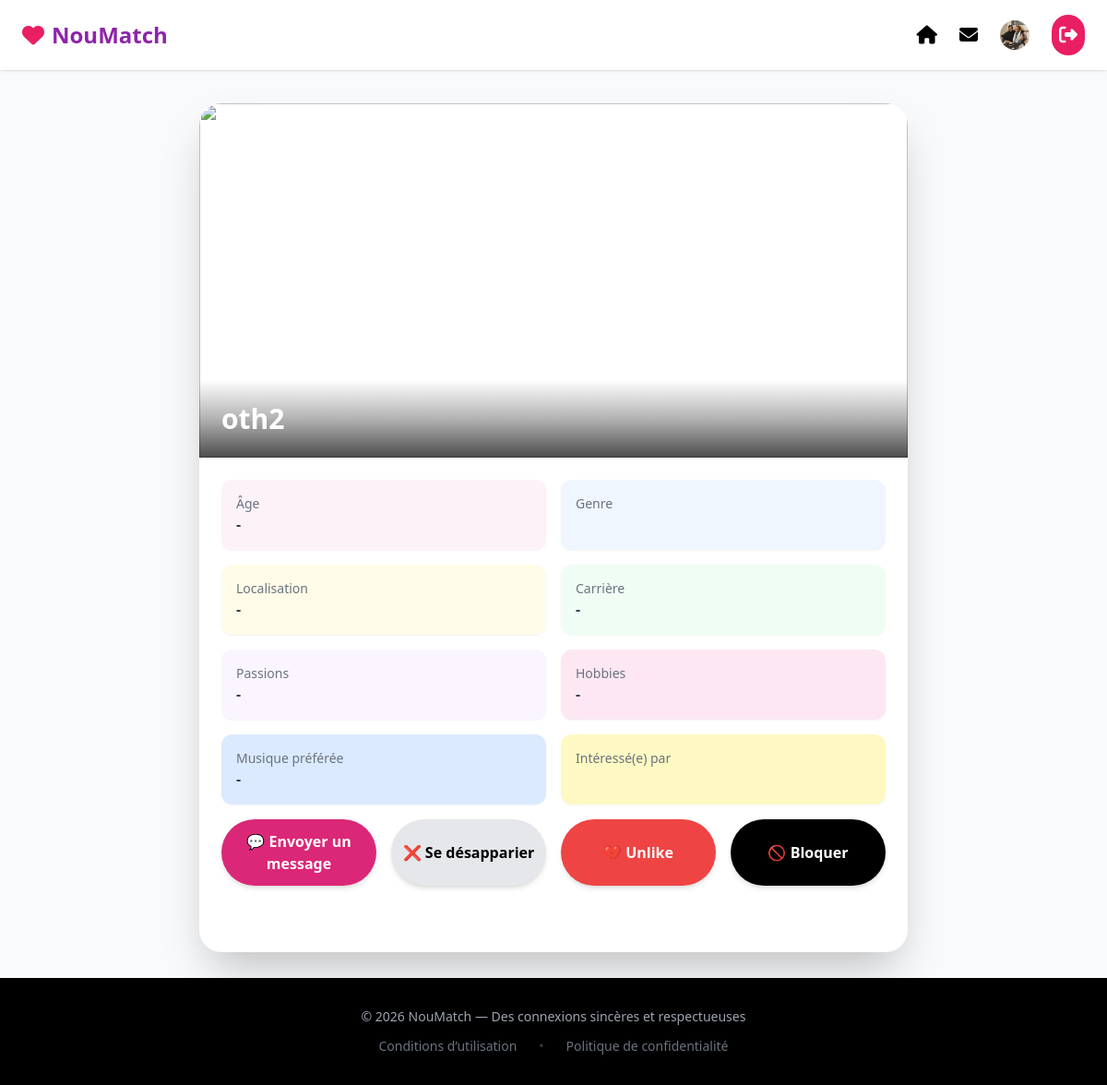
The app's page /nmdashboard/profil/2/ (signed in) with its own data.
### users/models.py (models this page shows, shortened)
class User(AbstractBaseUser, PermissionsMixin):
    email = models.EmailField(unique=True)
    username = models.CharField(max_length=30, unique=True)
    bio = models.TextField(blank=True)
    birth_date = models.DateField(null=True, blank=True)
    GENDER_CHOICES = [
        ("male", "Male"),
        ("female", "Female"),
        ("other", "Other"),
    ]
    gender = models.CharField(max_length=10, choices=GENDER_CHOICES, blank=True)
    INTEREST_CHOICES = [
        ("male", "Male"),
        ("female", "Female"),
        ("everyone", "Everyone"),
    ]
    interested_in = models.CharField(max_length=10, choices=INTEREST_CHOICES, blank=True)
    location = models.CharField(max_length=100, blank=True)
    profile_photo = models.ImageField(upload_to="profiles/", blank=True, null=True)
    is_verified = models.BooleanField(default=False)
    height = models.PositiveIntegerField(null=True, blank=True)  # in cm
    passions = models.TextField(blank=True)  # comma separated passions
    career = models.CharField(max_length=100, blank=True)
    education = models.CharField(max_length=100, blank=True)
    hobbies = models.TextField(blank=True)
    favorite_music = models.TextField(blank=True)
    is_active = models.BooleanField(default=True)
    is_staff = models.BooleanField(default=False)
    date_joined = models.DateTimeField(default=timezone.now)
    objects = UserManager()
    USERNAME_FIELD = "email"
    REQUIRED_FIELDS = ["username"]

### nmdashboard/views.py (the view)
# urls.py: path("profil/<int:user_id>/", views.voir_profil, name="voir_profil"),
@login_required
def voir_profil(request, user_id):
    user = get_object_or_404(User, id=user_id)
    age = None
    if user.birth_date:
        today = date.today()
        age = today.year - user.birth_date.year
        if (today.month, today.day) < (user.birth_date.month, user.birth_date.day):
            age -= 1
    hobbies_list = [h.strip() for h in user.hobbies.split(",") if h.strip()]
    passions_list = [p.strip() for p in user.passions.split(",") if p.strip()]
    return render(request, "nmdashboard/voir_profil.html", {
        "profile_suser": user,
        "age": age,
        "hobbies_list": hobbies_list,
        "passions_list": passions_list,
    })

### nmdashboard/templates/nmdashboard/voir_profil.html (shortened to what this page needs)
{% extends 'nmdashboard/base.html' %}
{% block content %}
<main class="flex-1 pt-28 px-4 mb-7">
  <div class="max-w-3xl mx-auto bg-white rounded-3xl shadow-2xl overflow-hidden">
    <div class="relative">
      {% if profile_suser.profile_photo %}
        <img src="{{ profile_suser.profile_photo.url }}" class="w-full h-96 object-cover">
      {% else %}
        <img src="/static/images/default-profile.png" class="w-full h-96 object-cover">
      {% endif %}
      <div class="absolute bottom-0 left-0 w-full bg-gradient-to-t from-black/70 via-black/30 to-transparent p-6">
        <h1 class="text-3xl font-bold text-white">{{ profile_suser.username }}</h1>
      </div>
    </div>
    <div class="p-6 space-y-4">
      <div class="grid grid-cols-2 gap-4 text-gray-700">
        <div class="bg-pink-50 rounded-xl p-4 shadow-sm">
            <p class="text-sm text-gray-500">Âge</p>
            <p class="font-semibold">
                {% if age %}
                {{ age }} ans
                {% else %}
                -
                {% endif %}
            </p>
        </div>
        <div class="bg-blue-50 rounded-xl p-4 shadow-sm">
          <p class="text-sm text-gray-500">Genre</p>
        </div>
        <div class="bg-yellow-50 rounded-xl p-4 shadow-sm">
          <p class="text-sm text-gray-500">Localisation</p>
          <p class="font-semibold">{{ profile_suser.location|default:"-" }}</p>
        </div>
        <div class="bg-green-50 rounded-xl p-4 shadow-sm">
          <p class="text-sm text-gray-500">Carrière</p>
          <p class="font-semibold">{{ profile_suser.career|default:"-" }}</p>
        </div>
        <div class="bg-purple-50 rounded-xl p-4 shadow-sm">
          <p class="text-sm text-gray-500">Passions</p>
          <p class="font-semibold">{{ profile_suser.passions|default:"-" }}</p>
        </div>
        <div class="bg-pink-100 rounded-xl p-4 shadow-sm">
          <p class="text-sm text-gray-500">Hobbies</p>
          <p class="font-semibold">{{ profile_suser.hobbies|default:"-" }}</p>
        </div>
        <div class="bg-blue-100 rounded-xl p-4 shadow-sm">
          <p class="text-sm text-gray-500">Musique préférée</p>
          <p class="font-semibold">{{ profile_suser.favorite_music|default:"-" }}</p>
        </div>
        <div class="bg-yellow-100 rounded-xl p-4 shadow-sm">
          <p class="text-sm text-gray-500">Intéressé(e) par</p>
        </div>
      </div>
      <div class="flex flex-col sm:flex-row gap-4 mt-6">
        <a href=""
           class="flex-1 bg-pink-600 text-white py-3 rounded-full text-center font-semibold hover:bg-pink-700 transition-colors shadow-md">
           💬 Envoyer un message
        </a>
        <button class="flex-1 bg-gray-200 py-3 rounded-full text-center font-semibold hover:bg-gray-300 shadow-md">❌ Se désapparier</button>
        <button class="flex-1 bg-red-500 text-white py-3 rounded-full text-center font-semibold hover:bg-red-600 shadow-md">💔 Unlike</button>
        <button class="flex-1 bg-black text-white py-3 rounded-full text-center font-semibold hover:bg-gray-900 shadow-md">🚫 Bloquer</button>
      </div>
    </div>
    <div class="p-6 flex flex-wrap gap-2">
    </div>
  </div>
</main>
{% endblock content %}

### nmdashboard/templates/nmdashboard/base.html (shortened to what this page needs)
<!DOCTYPE html>
<html lang="fr">
<head>
<script src="https://cdn.tailwindcss.com"></script>
<link rel="stylesheet" href="https://cdnjs.cloudflare.com/ajax/libs/font-awesome/6.5.0/css/all.min.css">
</head>
<body class="bg-gray-50 min-h-screen flex flex-col">
<header class="fixed w-full bg-white/90 backdrop-blur shadow z-50">
  <div class="max-w-7xl mx-auto flex justify-between items-center px-6 py-4">
    <a href="{% url 'nmdashboard:dashboard' %}" class="flex items-center gap-2">
      <i class="fa-solid fa-heart text-secondary text-2xl"></i>
      <span class="text-2xl font-bold text-primary">NouMatch</span>
    </a>
    <nav class="hidden md:flex gap-6 items-center relative" id="nav-links">
      <a href="{% url 'nmdashboard:dashboard' %}"><i class="fa-solid fa-house text-xl cursor-pointer"></i></a>
      <div class="relative">
        <button type="button"><i class="fa-solid fa-envelope text-xl cursor-pointer" id="messagesBtn"></i></button>
      </div>
        <a href="{% url 'nmdashboard:my_profile' %}">
            {% if request.user.profile_photo %}
                <img
                    src="{{ request.user.profile_photo.url }}"
                    alt="My profile"
                    class="w-8 h-8 rounded-full object-cover cursor-pointer"
                >
            {% else %}
                <i class="fa-solid fa-user text-xl cursor-pointer"></i>
            {% endif %}
        </a>
      <form method="post" action="{% url 'users:logout' %}" class="inline">
        <button type="submit">
          <i class="fa-solid fa-right-from-bracket text-xl bg-secondary text-white p-2 rounded-full cursor-pointer"></i>
        </button>
      </form>
    </nav>
  </div>
</header>
{% block content %}{% endblock content %}
<footer class="bg-black text-gray-400 py-8 text-center text-sm">
  <div class="mb-3">© 2026 NouMatch — Des connexions sincères et respectueuses</div>
  <div class="flex justify-center gap-6 text-gray-500">
    <a href="{% url 'noumatch:term_of_use' %}" class="hover:text-white transition">Conditions d’utilisation</a>
    <span class="opacity-50">•</span>
    <a href="{% url 'noumatch:privacy_policy' %}" class="hover:text-white transition">Politique de confidentialité</a>
  </div>
</footer>
</body>
</html>

### nmdashboard/templates/nmdashboard/base.html (style rules this page uses)
* { scroll-behavior: smooth; }

### records on screen
User: user.profile_photo (picture)
User: username "oth2", location "-", career "-", passions "-", hobbies "-", favorite_music "-"
